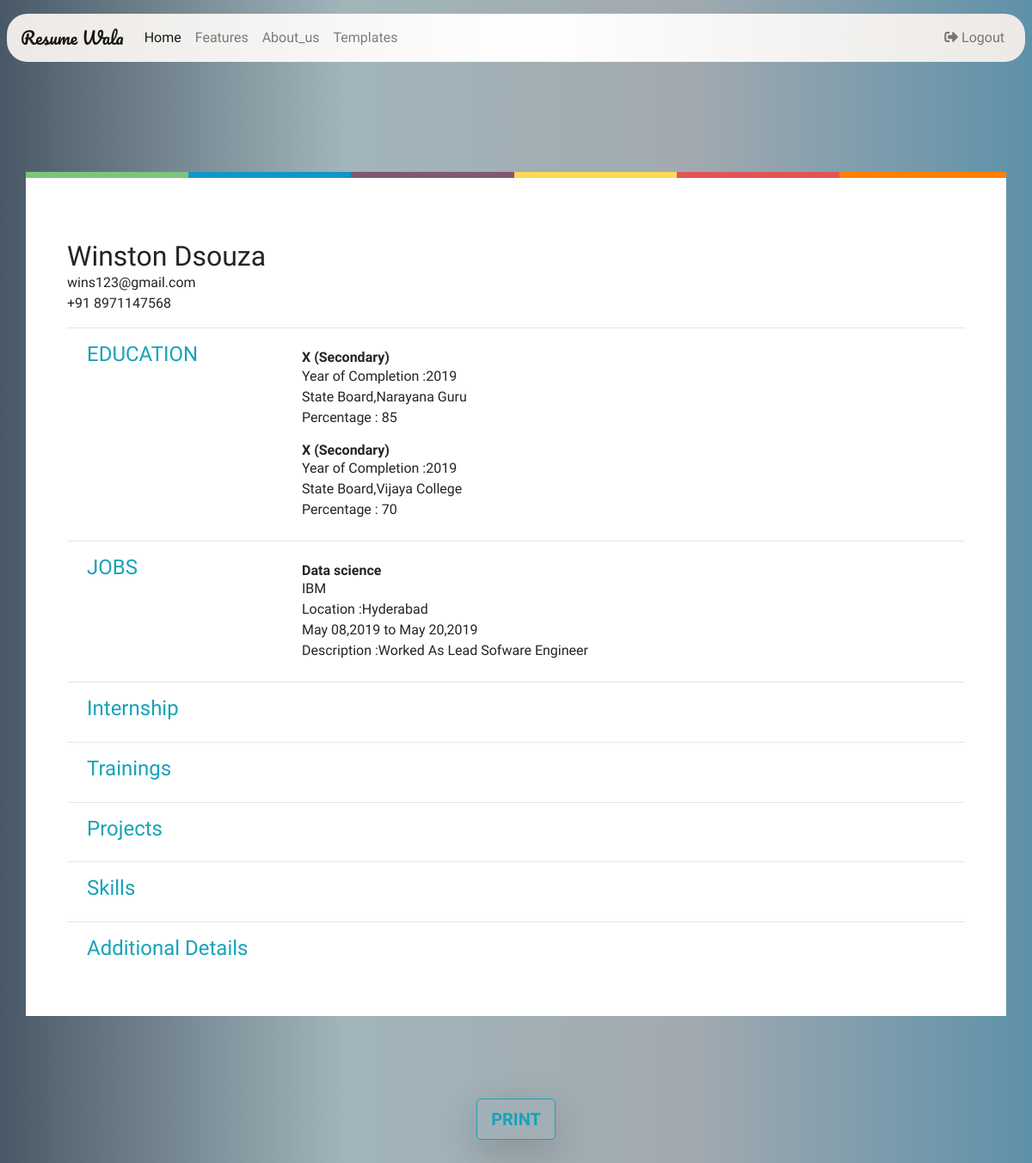
Page /temp1/ (signed in) on the committed database.
### resume/views.py (the view)
# urls.py: path('temp1/',views.temp1,name="temp1"),
def temp1(request):
    for key, value in request.session.items():
        print("key in resume",key)
        i=value
        print(i)
    try:
        resumeheader=models.header(i)
    except:
        return render(request, 'index.html', {'condition': False})
    educate=models.ret_education(i)
    jobs=models.ret_job(i)
    intern=models.ret_intern(i)
    train=models.ret_train(i)
    project=models.ret_pro(i)
    skill=models.ret_skill(i)
    add=models.ret_add(i)
    print(educate)
    print(jobs)
    print(intern)
    print(train)
    print(project)
    print(skill)
    print(add)
    if request.session.keys():
        return render(request, 'temp1.html', {'condition': True,'resumeheader':resumeheader,'educate':educate,'jobs':jobs,'intern':intern,'train':train,'project':project,'skill':skill,'add':add})
    else:
        return render(request, 'index.html', {'condition': False})

### resume/models.py (called while the page is built)
def header(userid):
    Myuser = sqlite3.connect('db1.sqlite3')
    Cursor = Myuser.cursor()
    Cursor.execute("select first_name,last_name,emailId,phone_no from user where id=?",(userid,))
    result = Cursor.fetchall()[0]
    Myuser.close()
    print(result)
    return result

def ret_education(userid):
    Myuser = sqlite3.connect('db1.sqlite3')
    Cursor = Myuser.cursor()
    Cursor.execute("select degree,stream,strftime('%Y',yearofcomplete) ,school,scale,performance,board from education where edu_id=? ORDER BY  yearofcomplete DESC", (userid,))
    result = Cursor.fetchall()
    Myuser.close()
    print(result)
    return result

def ret_job(userid):
    Myuser = sqlite3.connect('db1.sqlite3')
    Cursor = Myuser.cursor()
    Cursor.execute("select profile,organization,location,sdate,edate,description from jobs where job_id=? ", (userid,))
    result = Cursor.fetchall()
    Myuser.close()
    print(result)
    return result

def ret_intern(userid):
    Myuser = sqlite3.connect('db1.sqlite3')
    Cursor = Myuser.cursor()
    Cursor.execute("select profile,organization,location,sdate,edate,description from internship where intern_id=? ", (userid,))
    result = Cursor.fetchall()
    Myuser.close()
    print(result)
    return result

def ret_train(userid):
    Myuser = sqlite3.connect('db1.sqlite3')
    Cursor = Myuser.cursor()
    Cursor.execute("select program,organization,sdate,edate,description from training where train_id=? ", (userid,))
    result = Cursor.fetchall()
    Myuser.close()
    print(result)
    return result

def ret_pro(userid):
    Myuser = sqlite3.connect('db1.sqlite3')
    Cursor = Myuser.cursor()
    Cursor.execute("select pname,sdate,edate,link,description from project where pro_id=? ", (userid,))
    result = Cursor.fetchall()
    Myuser.close()
    print(result)
    return result

def ret_skill(userid):
    Myuser = sqlite3.connect('db1.sqlite3')
    Cursor = Myuser.cursor()
    Cursor.execute("select skill from skills where skill_id=? ", (userid,))
    result = Cursor.fetchall()
    Myuser.close()
    print(result)
    return result

def ret_add(userid):
    Myuser = sqlite3.connect('db1.sqlite3')
    Cursor = Myuser.cursor()
    Cursor.execute("select description from additional where add_id=? ", (userid,))
    result = Cursor.fetchall()
    Myuser.close()
    print(result)
    return result

### Template/temp1.html (shortened to what this page needs)
{% load static %}
<html lang="en">
<head>
    <link rel="stylesheet" href="https://use.fontawesome.com/releases/v5.8.1/css/all.css">
    <link rel="stylesheet" href="https://maxcdn.bootstrapcdn.com/bootstrap/4.3.1/css/bootstrap.min.css">
    <link rel="stylesheet" type="text/css" href="https://cdn.jsdelivr.net/npm/daterangepicker/daterangepicker.css" />
    <link rel="stylesheet" href="{%static 'style.css' %}">
</head>
<body style="background: linear-gradient(to right, #495866, #a1b5bb, #a2aab0, #5e91a9); ">
    {% include 'header.html' %}
    <div class="container bg-white p-0" style="margin-top:200px ;min-height:600px;" id="my-div">
        <hr class="resume-progress ">
        <div class="container p-5">
            <div class="mt-2">
                <h2 class="d-inline">{{resumeheader.0}} {{resumeheader.1}}</h2>
                <ul class="list-unstyled">
                    <li> {{resumeheader.2}}</li>
                    <li>+91 {{resumeheader.3}}</li>
                </ul>
            </div>
            <hr>
            <div class="mt-2">
                <div class="row m-2">
                    <div class=" text-info col-md-3 h4">EDUCATION</div>
                    <div class="col-md-9 row">
                        {% if educate %}
                        <a href="{% url 'deleteEdu' %}" class="nav-link text-decoration-none"  style="position:absolute;left:720px;" class="d-inline " ></a>
                        {% endif %}
                        {% for i in educate%}
                        <div class="col-md-12 p-2">
                            <h6 class="font-weight-bold d-inline">{{i.0}} {% if i.1 %} ,{{i.1}}{% endif%}</h6>
                            <div>Year of Completion :{{ i.2}}</div>
                            <div>{% if i.6 %} {{i.6}} Board,{% endif%}{{i.3}}</div>
                            <div class="d-inline">{{i.4}} :</div>
                            <div class="d-inline">{{i.5}}</div>
                            <br>
                        </div>
                        {% endfor %}
                    </div>
                </div>
                <hr />
            </div>
            <div class="mt-2">
                <div class="row m-2">
                    <div class=" text-info col-md-3 h4">JOBS</div>
                    <div class="col-md-9 row">
                        {% if jobs %}
                        <a href="{% url 'deletejob' %}" class="nav-link text-decoration-none"  style="position:absolute;left:720px;" class="d-inline " ></a>
                        {% endif %}
                         {% for i in jobs%}
                        <div class="col-md-12 p-2">
                            <h6 class="font-weight-bold d-inline">{{i.0}}</h6>
                            <div>{{i.1}} </div>
                            <div>Location :{{i.2}}</div>
                            <div class="d-inline">{{i.3}}</div> to
                            <div class="d-inline">{{i.4}}</div>
                            <div>Description :{{i.5}}</div>
                        </div>
                        {% endfor %}
                    </div>
                </div>
            </div>
            <hr>
            <div class="mt-2">
                <div class="row m-2">
                    <div class=" text-info col-md-3 h4">Internship</div>
                    <div class="col-md-9 row">
                    </div>
                </div>
            </div>
            <hr>
            <div class="mt-2">
                <div class="row m-2">
                    <div class=" text-info col-md-3 h4">Trainings</div>
                    <div class="col-md-9 row">
                    </div>
                </div>
            </div>
            <hr>
            <div class="mt-2">
                <div class="row m-2">
                    <div class=" text-info col-md-3 h4">Projects</div>
                    <div class="col-md-9 row">
                    </div>
                </div>
            </div>
            <hr>
            <div class="mt-2">
                <div class="row m-2">
                    <div class=" text-info col-md-3 h4">Skills</div>
                    <div class="col-md-9 row">
                        <div class="col-md-12  row">
                        </div>
                    </div>
                </div>
            </div>
            <hr>
            <div class="mt-2">
                <div class="row m-2">
                    <div class=" text-info col-md-3 h4">Additional Details</div>
                    <div class="col-md-9 row">
                        <div class="col-md-11">
                        </div>
                    </div>
                </div>
            </div>
        </div>
    </div>
    <br>
    <br>
    <br>
    <br>
   <div style="text-align: center"  >
    <a href="{% url 'temp1' %}" onclick="window.print()" class="font-weight-bolder btn btn btn-outline-info btn-lg shadow-lg btn-grad"><b>PRINT </b></a>
</div>
</body>
</html>

### static/style.css (style rules this page uses)
html { position: relative; min-width:100%; }
body { overflow-x:hidden; margin:0; margin-bottom: 150px; }
body, h1, h2, h3, h4, h5, h6 { font-family: 'Martel Sans'; }
.resume-progress { border:0;height:7px;background:linear-gradient(to right,#7dc57c 0,#7dc57c 16.6%,#1295c9 16.6%,#1295c9 33.2%,#815874 33.2%,#815874 49.8%,#fada58 49.8%,#fada58 66.4%,#e15554 66.4%,#e15554 83%,#ff8000 83%,#ff8000 99.6%) }

### rows in the picture
user: emailId "wins123@gmail.com"
education: degree "X (Secondary)", i "2019", board "State", school "Vijaya College", scale "Percentage", performance "70"
jobs: profile "Data science", organization "IBM", location "Hyderabad", sdate "May 08,2019", edate "May 20,2019", description "Worked As Lead Sofware Engineer"

### other values in the picture
{{ resumeheader.0 }} "Winston"
{{ resumeheader.1 }} "Dsouza"
{{ resumeheader.3 }} "8971147568"
{{ i.0 }} "X (Secondary)"
{{ i.2 }} "2019"
{{ i.6 }} "State"
{{ i.3 }} "Narayana Guru"
{{ i.4 }} "Percentage"
{{ i.5 }} "85"
